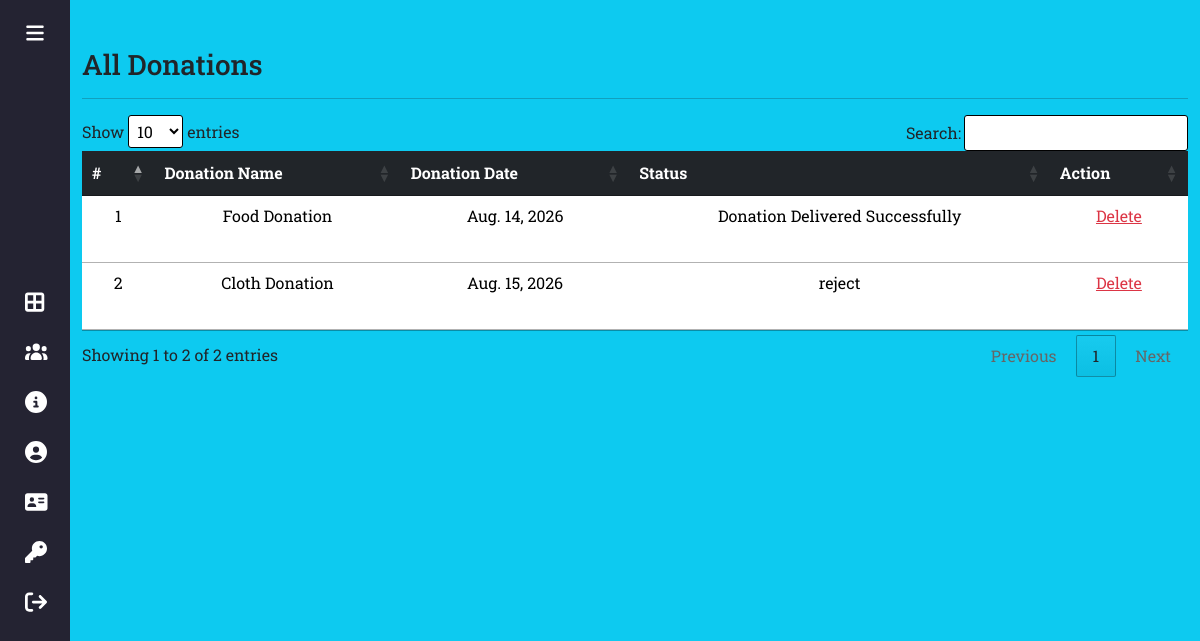
Page /all-donations/ (signed in) on the committed database.
### app/models.py (models this page shows, shortened)
class Donation(models.Model):
    donar = models.ForeignKey(Donar, on_delete=models.CASCADE)
    donationname = models.CharField(choices= DONATION_CHOICES,max_length=100, null=True, blank= True)
    donationpic = models.ImageField(upload_to='donation', null=True, blank=True )
    collectionlocation = models.CharField(max_length=300, null=True)
    description = models.CharField(max_length=300, null=True)
    status = models.CharField(max_length=30, null=True)
    donationdate = models.DateField(null=True)
    adminremark = models.CharField(max_length=200, null=True)
    volunteer = models.ForeignKey(Volunteer, on_delete=models.CASCADE, null=True)
    donationarea = models.ForeignKey(DonationArea, on_delete=models.CASCADE, null=True)
    volunteerremark = models.CharField(max_length=200, null=True)
    updationdate = models.DateField(null=True)

### app/views.py (the view)
# urls.py: path("all-donations/", views.all_donations, name="all_donations"),
def all_donations(request):
    if not request.user.is_authenticated:
        return redirect('/login-admin')
    donation = Donation.objects.all()
    return render(request, "all-donations.html",locals())

### app/templates/all-donations.html
{% extends 'base-admin.html' %}
{% load static %}
{% block main %}
<div class="container mt-5 vh-100 table-responsive">
    <h3>All Donations</h3>
    <hr>
    <table id="mytable" class="table data">
        <thead class="table-dark">
            <tr class="text-center">
                <th scope="col">#</th>
                <th scope="col">Donation Name</th>
                <th scope="col">Donation Date</th>
                <th scope="col">Status</th>
                <th scope="col">Action</th>
              </tr>
        </thead>
        <tbody>
            {% for i in donation %}
            <tr class="text-center">
                <td>{{forloop.counter}}</td>
                <td>{{i.donationname}}</td>
                <td>{{i.donationdate}}</td>
                <td>{{i.status}}</td>
                <td><a href="{% url 'delete_donation' i.id %}" class="text-danger" onclick="return confirm('Are You Sure')">Delete</a></td>
            </tr>
            {% endfor %}
        </tbody>
    </table>
  </div>
{% endblock main %}

### app/static/css/style-admin.css (style rules this page uses)
* { margin:0; padding:0; box-sizing: border-box; }
body { position: relative; min-height: 100vh; width: 100%; overflow: hidden; }
.table tr td { height: 50px; }

### rows in the picture
Donation: donationname "Food Donation", donationdate "Aug. 14, 2026", status "Donation Delivered Successfully"
Donation: donationname "Cloth Donation", donationdate "Aug. 15, 2026", status "reject"
